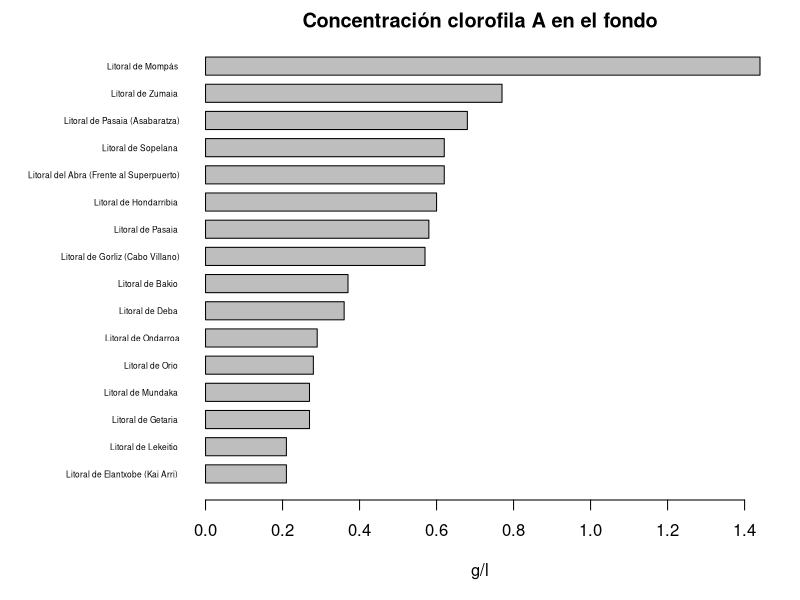
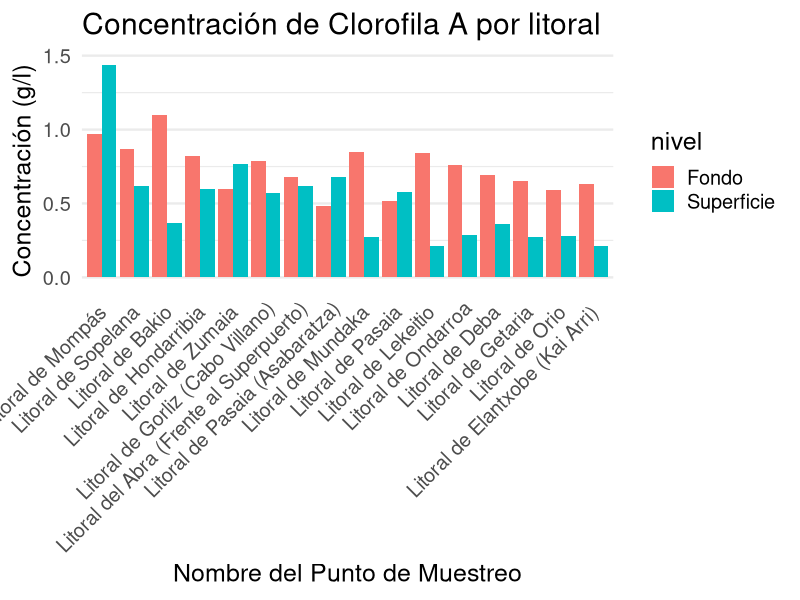

Recreate these plots in R, in order.
#########################################################################
#                               PRIMERA GRÁFICA                         #
#########################################################################
# ¿Cuál es el lugar con mayor concentración de fitoplacton recientemente en Euskadi?
bio <- read.table("entrega_1/data/measure_bi_2024.csv", header = TRUE, sep = ";",stringsAsFactors = FALSE, encoding = "utf-8")
lugares <- read.table("entrega_1/data/samplePoints_2024.csv", header = TRUE, sep = ";", encoding = "utf-8")

# Damos formato a los datos y cambiamos nombres de columnas
colnames(bio)
names(bio)[names(bio) == 'Sample.Point.Code'] <- 'Code'
names(bio)[names(bio) == 'Date'] <- 'date'
bio$date <- as.Date(bio$date, format = "%d/%m/%Y") # string -> Date
colnames(lugares)

# Hacemos un left join para obtener todas las entradas de bio que se puedan relacionar con
# lugares y aquellas de bio que no seguiran apareciendo con N/A 
# install.packages("tidyverse")
library(tidyverse)
dat <- left_join(bio, lugares, by = join_by(Code))

# Obtenemos las entradas con la fecha mas actual manteniendo la diferencia entre
# los niveles de profundidad
library(dplyr)
dat_grouped <- dat %>% group_by(Code)
dat_grouped %>% summarise(n = n()) # Cuantas entradas hay por cada lugar
dat_last <- dat_grouped %>% filter(date == max(date)) %>% ungroup()

# Level: S -> superficie | F -> Fondo
df <- data.frame(code = dat_last$Code, date = dat_last$date, nivel = dat_last$Level, val = dat_last$Value, name = dat_last$Sample.Point)

# Creamos un diagrama de barras simple de los datos de la superficie
df_filtered <- df[df$nivel == "S", ]
df_filtered <- df_filtered[order(df_filtered$val, decreasing = FALSE), ] # ordenamos
par(mar = c(5, 10, 2, 2))  # Aumentar el margen inferior
barplot(df_filtered$val, names.arg = df_filtered$name, main = "Concentración clorofila A en el fondo", xlab = "g/l", cex.names = 0.5, las = 1, space = 0.5, horiz = TRUE)

# Utilizamos ggplot2 para hacer la grafica final
library(ggplot2)
df$nivel <- ifelse(df$nivel == "S", "Superficie", ifelse(df$nivel == "F", "Fondo", df$nivel))
df_filtered <- df %>% filter(nivel %in% c("Superficie", "Fondo"))

# Ordenar de mayor a menor en funcion de la media
df_ordered <- df_filtered %>% group_by(name) %>% summarize(mean_val = mean(val, na.rm = TRUE)) %>% arrange(desc(mean_val))
df_filtered$name <- factor(df_filtered$name, levels = df_ordered$name)

ggplot(df_filtered, aes(x = name, y = val, fill = nivel)) +
  geom_bar(stat = "identity", position = position_dodge(width = 0.9), width = 0.9) +
  labs(title = "Concentración de Clorofila A por litoral", 
       x = "Nombre del Punto de Muestreo", 
       y = "Concentración (g/l)") +
  theme_minimal(base_size = 18) +
  theme(axis.text.x = element_text(angle = 45, hjust = 1)) +  # Rotar etiquetas del eje x
  theme(panel.grid.major.x = element_blank())  # Quitar líneas de cuadrícula en el eje x






